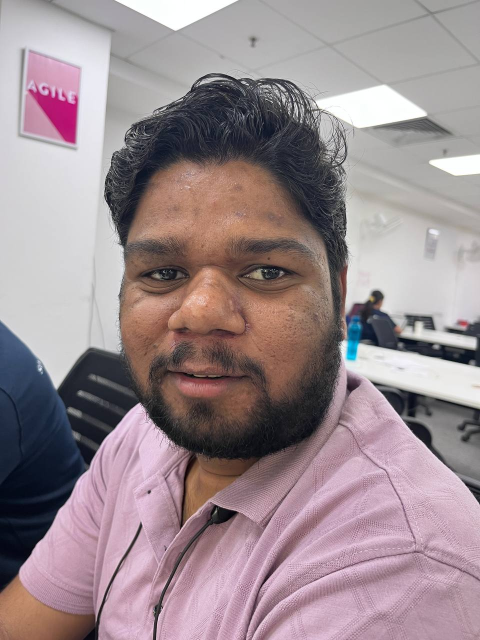
#> input picture test_dataset/abhijeet.jpg, 960 x 1280 px (shown at 1/2 size)
$ python -i skin_tone_analysis.py   (imports and definitions only)
#> lines starting #> are read from the running program, lines starting #| are printed output that depends on the picture; after the words box and inside, x2 and y2 are one past the last pixel; in counts of white or black regions, pixels touching at a corner belong together
import cv2
import numpy as np
from sklearn.cluster import KMeans
from PIL import Image
import os

def load_image(image_path):
    """Loads an image using OpenCV, with fallback to PIL."""
#> called with image_path = '../test_dataset/abhijeet.jpg'
    if not os.path.exists(image_path):
        print(f"Error: Image file not found at {image_path}")
        return None

    image = cv2.imread(image_path)
#> image is the input picture: shape (1280, 960, 3); mean B, G, R 143.9, 139.2, 155
    if image is not None:
        return image

    try:
        pil_image = Image.open(image_path)
        image = np.array(pil_image)
        image = cv2.cvtColor(image, cv2.COLOR_RGB2BGR)
        return image
    except Exception:
        return None

def extract_skin(image):
    """Extracts skin region from the image using YCrCb color space."""
    img_ycrcb = cv2.cvtColor(image, cv2.COLOR_BGR2YCrCb)
#> img_ycrcb: shape (1280, 960, 3); mean of channels 0, 1, 2 144.5, 135.6, 127.7
    mask = cv2.inRange(img_ycrcb, np.array([0, 133, 77], dtype=np.uint8), np.array([255, 173, 127], dtype=np.uint8))
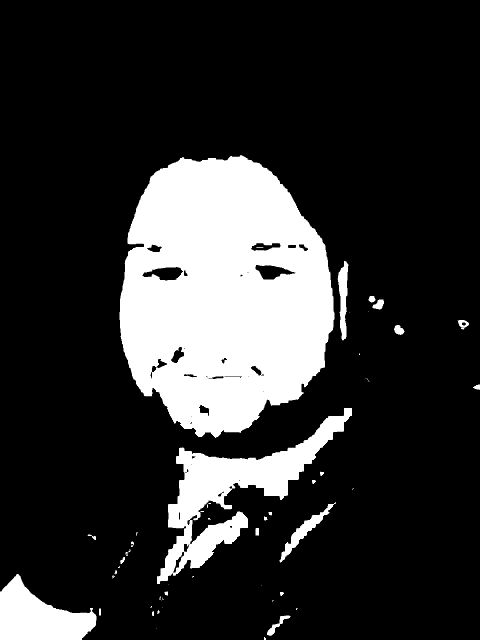
#> mask: shape (1280, 960) (shown at 1/2 size); 19.3% white; 52 white regions (24 under 20 px), largest, box (x1, y1, x2, y2) and area: (239, 310, 669, 876) 180679, (314, 816, 704, 1168) 35231, (0, 1148, 193, 1280) 14952
    return cv2.bitwise_and(image, image, mask=mask)
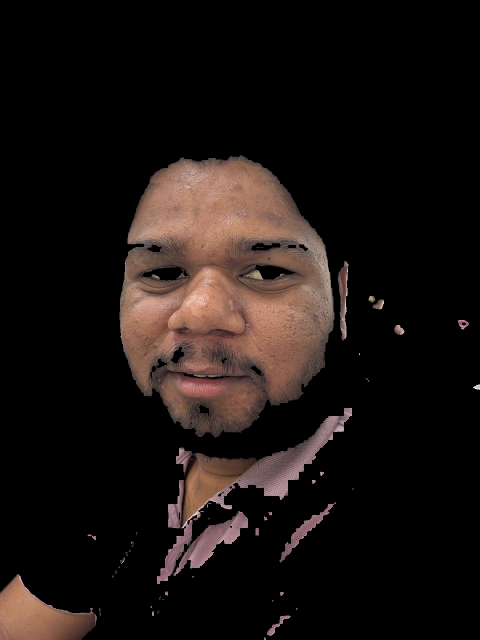
#> returned value: shape (1280, 960, 3) (shown at 1/2 size); mean of channels 0, 1, 2 17.2, 19.6, 26.5; drawn as B, G, R

def get_dominant_color(image, k=3):
    """Finds the dominant color in the extracted skin region using KMeans clustering."""
#> called with k = 3
    img = cv2.cvtColor(image, cv2.COLOR_BGR2RGB)
    img = img.reshape((-1, 3))

    img = img[np.any(img != [0, 0, 0], axis=1)]  # Remove black pixels

    if len(img) == 0:
        return None

    kmeans = KMeans(n_clusters=k, n_init=10)
    kmeans.fit(img)
    return kmeans.cluster_centers_[np.argmax(np.unique(kmeans.labels_, return_counts=True)[1])].astype(int)

def classify_skin_tone(rgb_color):
    """Classifies the detected skin tone into predefined categories."""
    skin_tones = {
        "Fair": (255, 224, 189),
        "Medium": (204, 136, 94),
        "Dark": (102, 51, 0),
    }

    return min(skin_tones, key=lambda tone: np.linalg.norm(np.array(rgb_color) - np.array(skin_tones[tone])))

def skin_tone_analysis(image_path):
    # Run the skin tone detection
    image = load_image(image_path)

    if image is not None:
        skin_region = extract_skin(image)
        dominant_skin_color = get_dominant_color(skin_region)
#> dominant_skin_color = [135, 98, 85]

        if dominant_skin_color is not None:
            skin_tone = classify_skin_tone(dominant_skin_color)
#> skin_tone = 'Medium'
            print(f"Detected Skin Tone: {skin_tone}")
#| Detected Skin Tone: Medium
            return skin_tone
        else:
            print("No skin detected in the image.")
            return False
    else:
        print("Failed to process the image.")
        return False

>>> result = skin_tone_analysis('../test_dataset/abhijeet.jpg')
#> result = 'Medium'

$ run again, on test_dataset/ajay.jpg
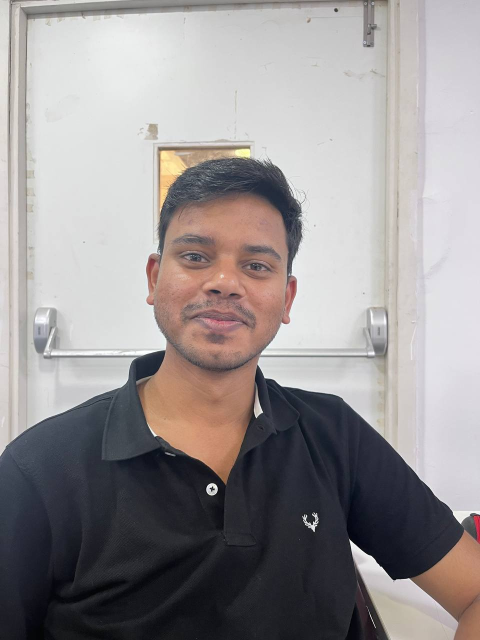
#> input picture test_dataset/ajay.jpg, 960 x 1280 px (shown at 1/2 size)
#> in load_image, image is the input picture: shape (1280, 960, 3); mean B, G, R 147, 146.3, 151.2
#> img_ycrcb: shape (1280, 960, 3); mean of channels 0, 1, 2 147.8, 130.4, 127.5
#> in extract_skin, `mask = cv2.inRange(img_ycrcb, np.array([0, 133, 77], dtype=np.uint8), ..`:
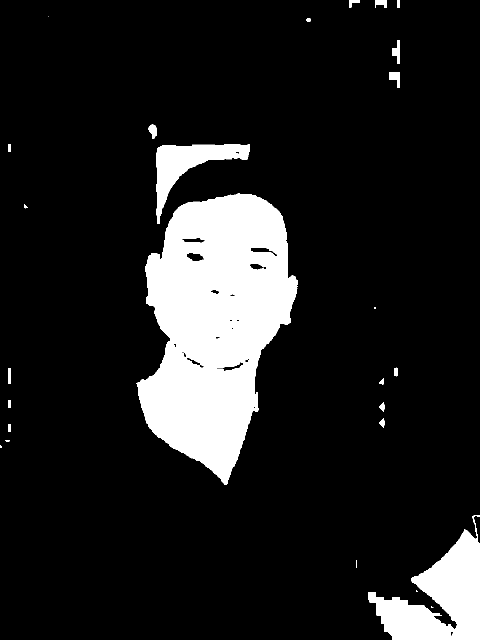
#> mask: shape (1280, 960) (shown at 1/2 size); 12.8% white; 26 white regions (5 under 20 px), largest, box (x1, y1, x2, y2) and area: (273, 386, 595, 970) 118729, (736, 1030, 960, 1280) 26332, (313, 288, 500, 448) 9513
#> in extract_skin, `return cv2.bitwise_and(image, image, mask=mask)`:
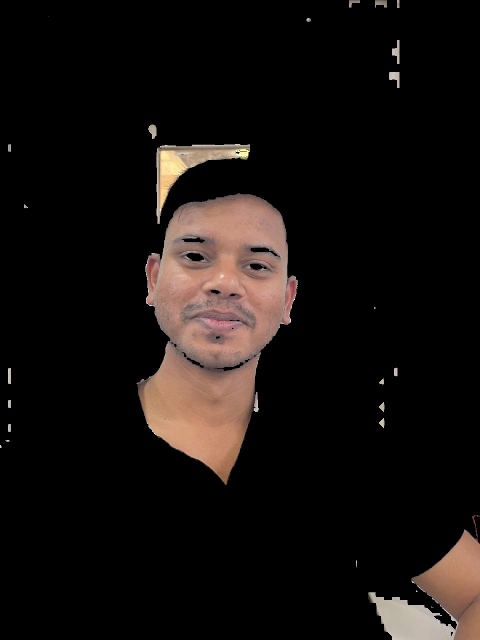
#> returned value: shape (1280, 960, 3) (shown at 1/2 size); mean of channels 0, 1, 2 14.9, 17.1, 22; drawn as B, G, R
#> dominant_skin_color = [182, 136, 117]
#> skin_tone = 'Medium'
#| Detected Skin Tone: Medium

$ run again, on test_dataset/anil.jpg
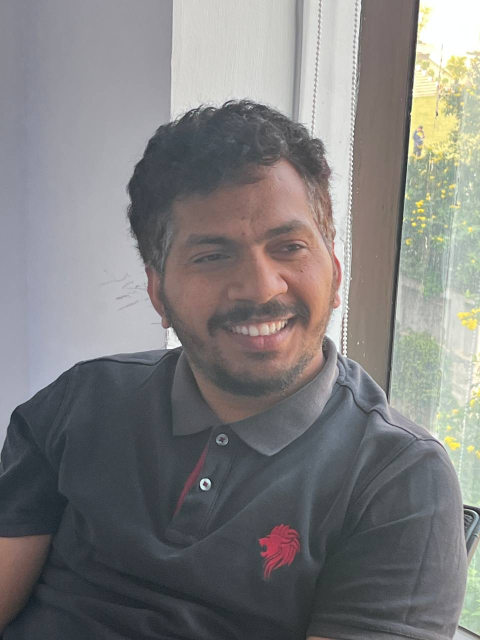
#> input picture test_dataset/anil.jpg, 960 x 1280 px (shown at 1/2 size)
#> in load_image, image is the input picture: shape (1280, 960, 3); mean B, G, R 125.9, 125.8, 127.2
#> img_ycrcb: shape (1280, 960, 3); mean of channels 0, 1, 2 126.3, 128.7, 127.8
#> in extract_skin, `mask = cv2.inRange(img_ycrcb, np.array([0, 133, 77], dtype=np.uint8), ..`:
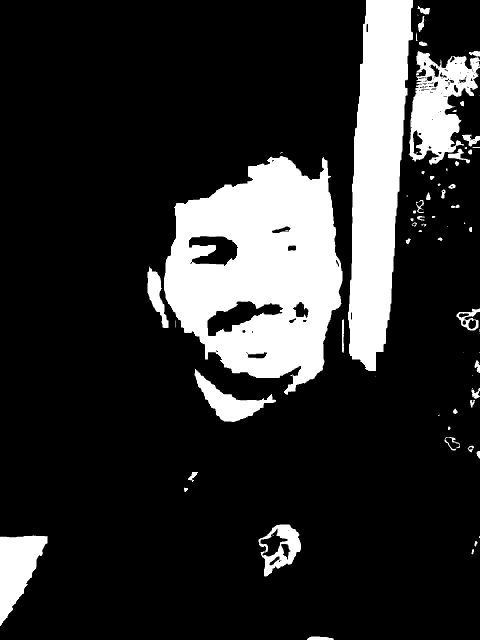
#> mask: shape (1280, 960) (shown at 1/2 size); 17.7% white; 78 white regions (26 under 20 px), largest, box (x1, y1, x2, y2) and area: (328, 312, 685, 790) 109736, (696, 0, 826, 742) 63735, (817, 102, 960, 330) 17176
#> in extract_skin, `return cv2.bitwise_and(image, image, mask=mask)`:
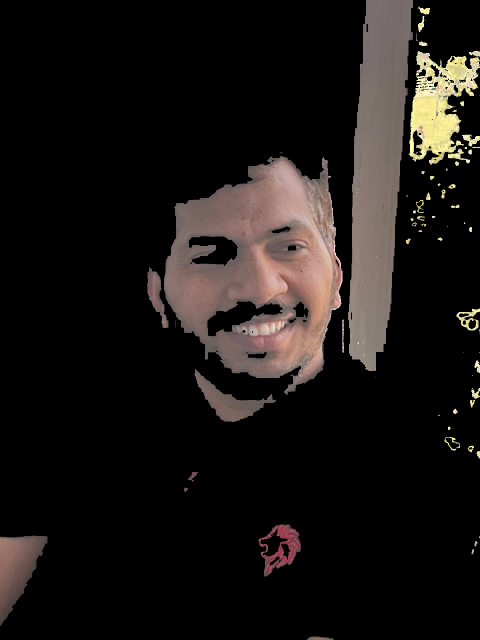
#> returned value: shape (1280, 960, 3) (shown at 1/2 size); mean of channels 0, 1, 2 20.3, 22.4, 26.3; drawn as B, G, R
#> dominant_skin_color = [126, 106, 102]
#> skin_tone = 'Medium'
#| Detected Skin Tone: Medium

$ run again, on test_dataset/dog.jpg
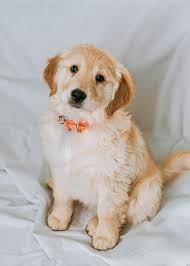
#> input picture test_dataset/dog.jpg, 190 x 266 px
#> in load_image, image is the input picture: shape (266, 190, 3); mean B, G, R 173.4, 178.4, 185.5
#> img_ycrcb: shape (266, 190, 3); mean of channels 0, 1, 2 180, 132, 124.3
#> in extract_skin, `mask = cv2.inRange(img_ycrcb, np.array([0, 133, 77], dtype=np.uint8), ..`:
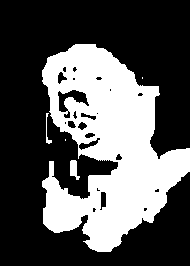
#> mask: shape (266, 190); 34.2% white; 5 white regions (2 under 20 px), largest, box (x1, y1, x2, y2) and area: (42, 44, 190, 252) 17100, (70, 160, 80, 180) 125, (46, 113, 52, 144) 55
#> in extract_skin, `return cv2.bitwise_and(image, image, mask=mask)`:
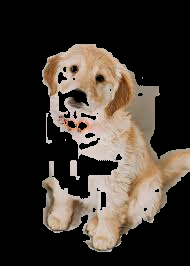
#> returned value: shape (266, 190, 3); mean of channels 0, 1, 2 47.1, 54.5, 62.7; drawn as B, G, R
#> dominant_skin_color = [205, 186, 171]
#> skin_tone = 'Fair'
#| Detected Skin Tone: Fair
